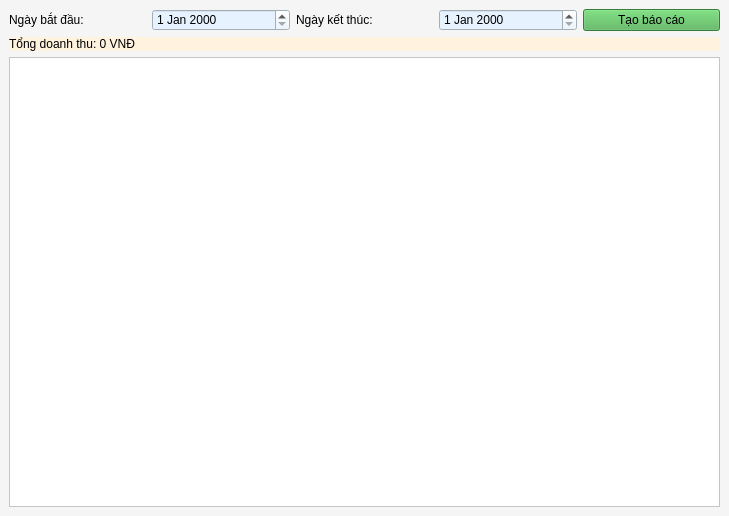
<?xml version="1.0" encoding="UTF-8"?>
<ui version="4.0">
 <class>ThongKeDoanhThu</class>
 <widget class="QMainWindow" name="ThongKeDoanhThu">
  <property name="geometry">
   <rect>
    <x>0</x>
    <y>0</y>
    <width>729</width>
    <height>516</height>
   </rect>
  </property>
  <property name="windowTitle">
   <string>Báo cáo doanh thu</string>
  </property>
  <property name="styleSheet">
   <string>background-color: #F5F5F5; color: black;</string>
  </property>
  <widget class="QWidget" name="centralwidget">
   <layout class="QVBoxLayout" name="verticalLayout">
    <item>
     <layout class="QHBoxLayout" name="horizontalLayout">
      <item>
       <widget class="QLabel" name="labelStartDate">
        <property name="text">
         <string>Ngày bắt đầu:</string>
        </property>
        <property name="styleSheet">
         <string>color: black;</string>
        </property>
       </widget>
      </item>
      <item>
       <widget class="QDateEdit" name="startDateEdit">
        <property name="styleSheet">
         <string>background-color: #E6F3FF; color: black;</string>
        </property>
       </widget>
      </item>
      <item>
       <widget class="QLabel" name="labelEndDate">
        <property name="text">
         <string>Ngày kết thúc:</string>
        </property>
        <property name="styleSheet">
         <string>color: black;</string>
        </property>
       </widget>
      </item>
      <item>
       <widget class="QDateEdit" name="endDateEdit">
        <property name="styleSheet">
         <string>background-color: #E6F3FF; color: black;</string>
        </property>
       </widget>
      </item>
      <item>
       <widget class="QPushButton" name="generateReportButton">
        <property name="text">
         <string>Tạo báo cáo</string>
        </property>
        <property name="styleSheet">
         <string>background-color: #4CAF50; color: black;</string>
        </property>
       </widget>
      </item>
     </layout>
    </item>
    <item>
     <widget class="QLabel" name="totalRevenueLabel">
      <property name="text">
       <string>Tổng doanh thu: 0 VNĐ</string>
      </property>
      <property name="styleSheet">
       <string>background-color: #FFF3E0; color: black;</string>
      </property>
     </widget>
    </item>
    <item>
     <widget class="QTableWidget" name="reportTable">
      <property name="styleSheet">
       <string>background-color: #FFFFFF; color: black; alternate-background-color: #F0F0F0;</string>
      </property>
     </widget>
    </item>
   </layout>
  </widget>
  <resources/>
  <connections/>
 </widget>
</ui>
